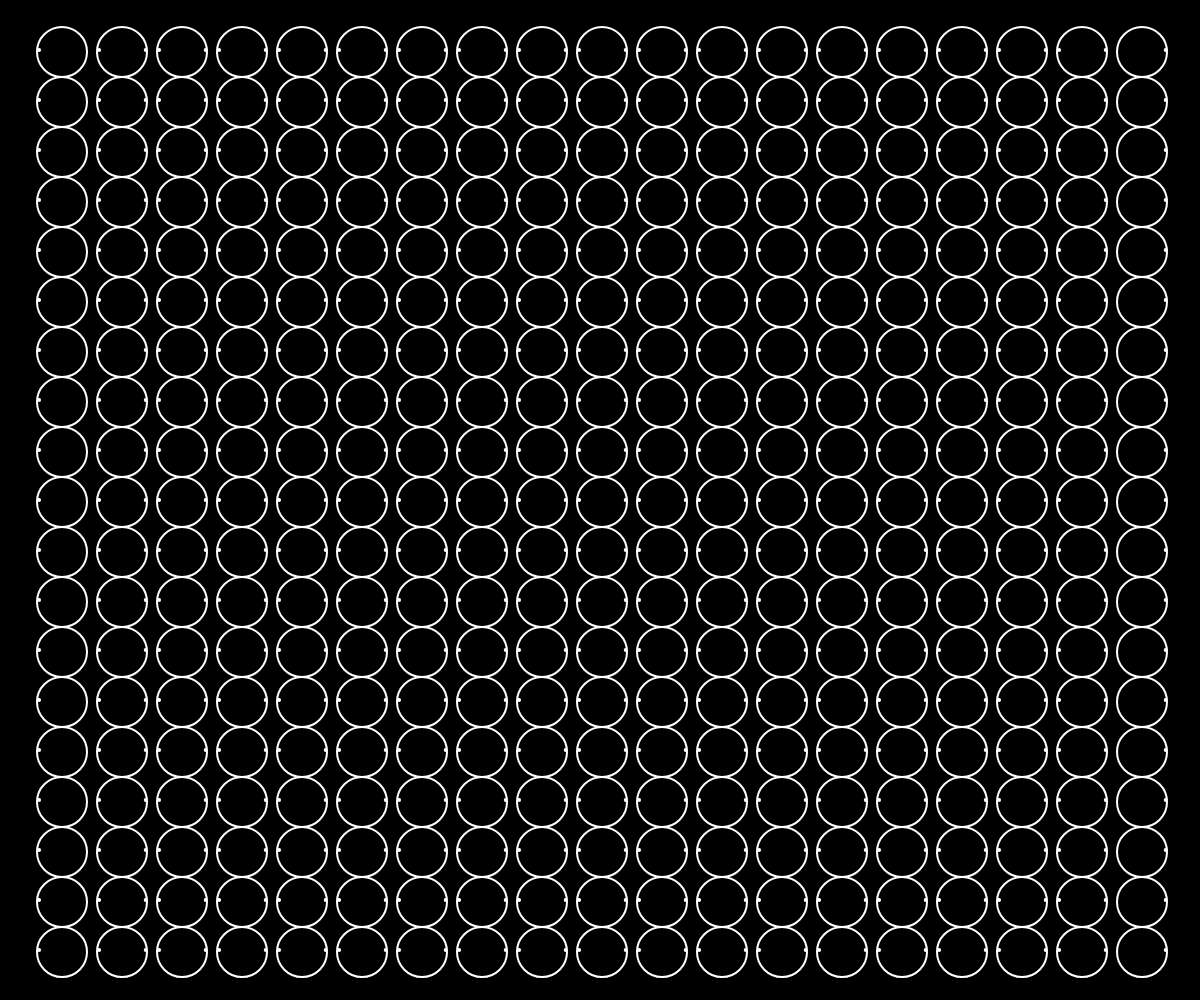
Frame 1 (no input)
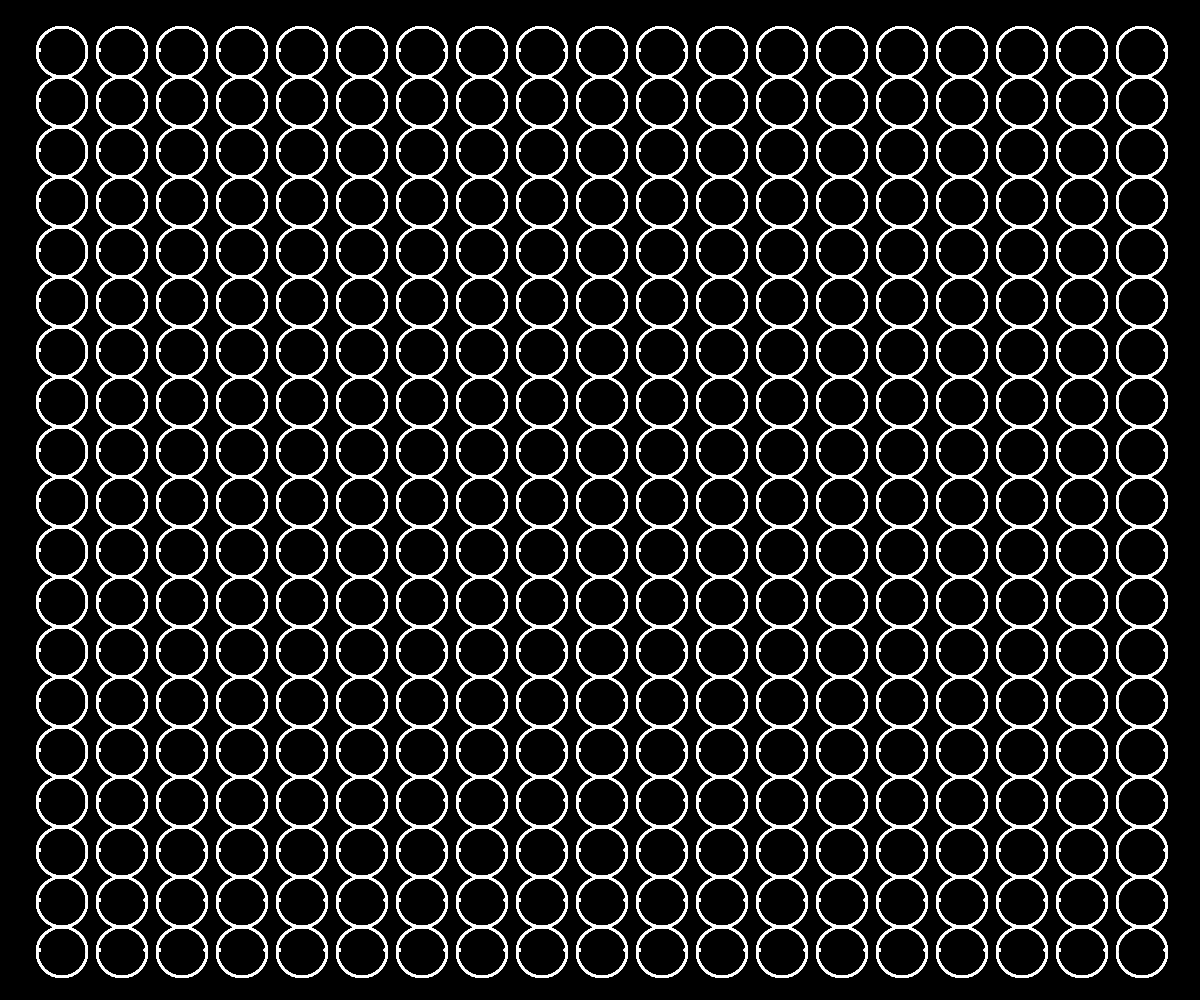
Frame 60 (no input)
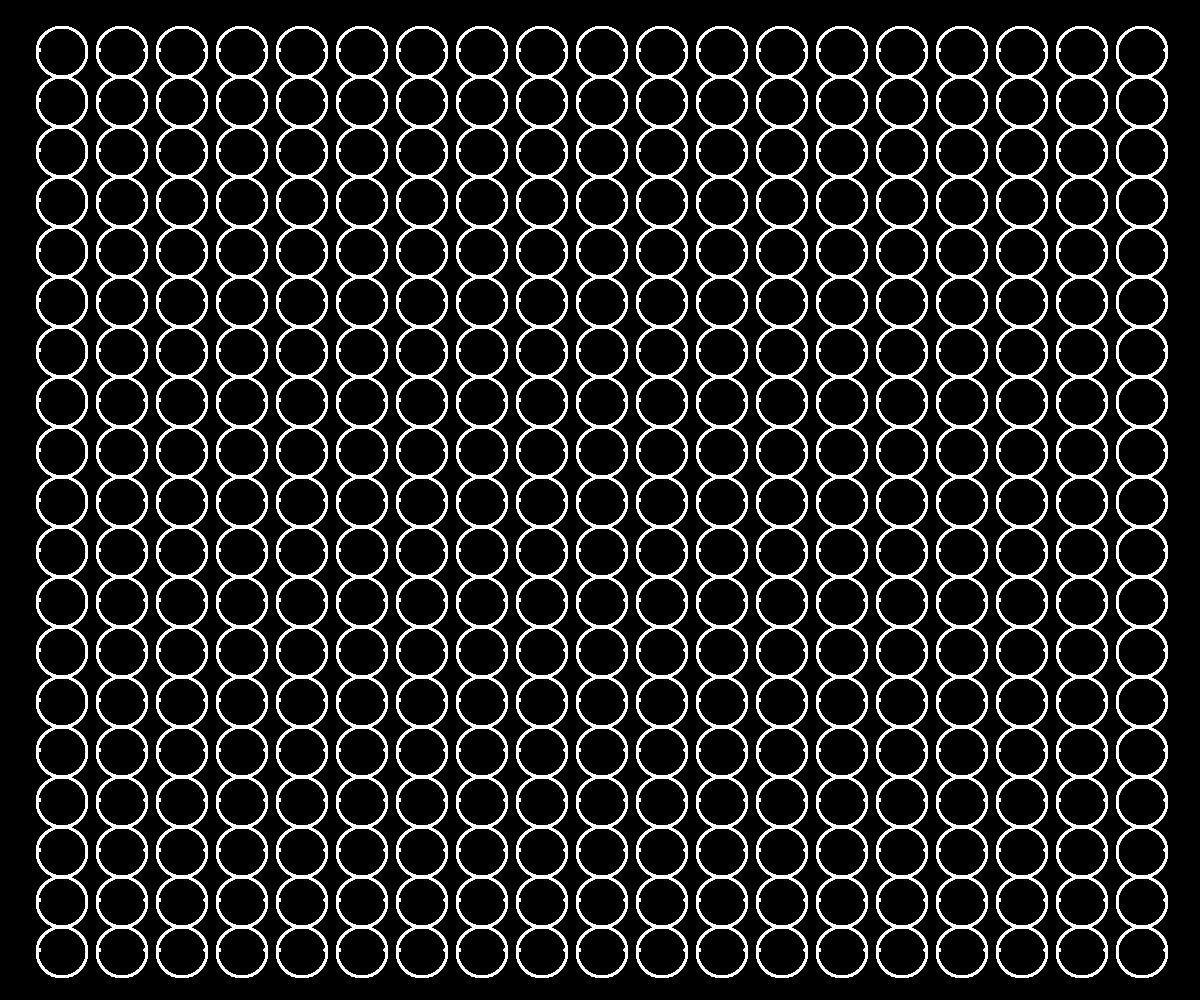
Frame 120 (the mouse pressed at the canvas centre since frame 60)

The p5.js sketch that drew these frames (run headless with seeded random() and noise() and a simulated clock; from frame 60 on, the mouse is pressed at the canvas centre):

// p5.js sketch
// ── sketch.js
let espLarg = 20;
let espAltura = 20;

function setup() {
  createCanvas(windowWidth, windowHeight);
  background(0);
  stroke(255);
  strokeWeight(2);
  noFill();
  background(0);
}

function draw() {
  
  for (let i = 1; i < espLarg; i++) {
    for (let j = 1; j < espAltura; j++) {
      push();
      translate(i * width / espLarg,j * height / espAltura)
      circle(2, 2, height / espAltura);
      circle(width / 500 - height /3/4, height /500 - height/500, height/500 );
	    circle(width / 500 + height /3/4, height /500 - height/500, height/500 );
      line(width / 500 + height /3/4, height /500 - height/500, height/500 );
      pop();
    }
  }
}
